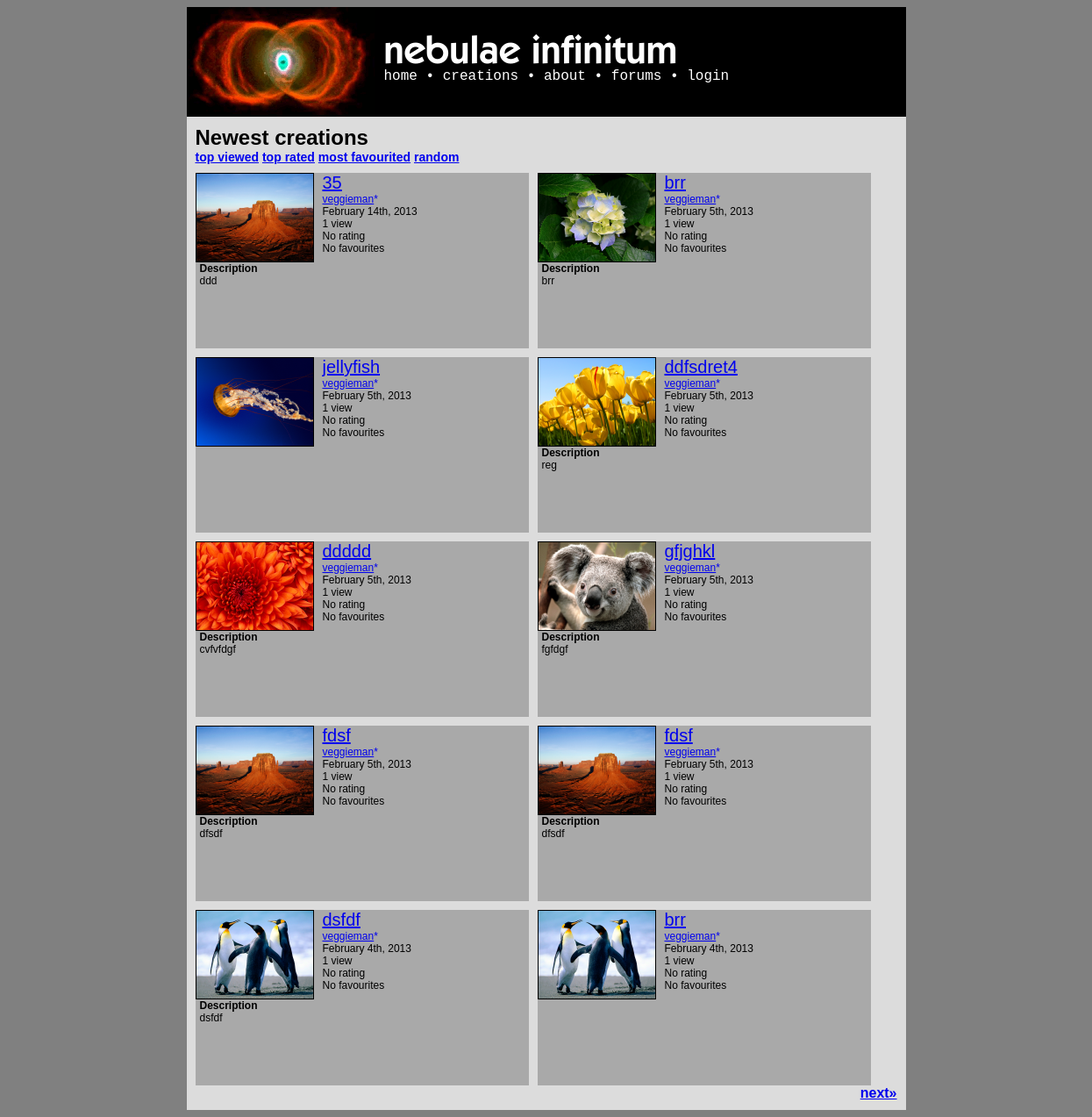
Page /creations.php on the committed database.
### tables this page shows
CREATE TABLE IF NOT EXISTS `creations` (
  `id` int(50) NOT NULL AUTO_INCREMENT,
  `name` varchar(50) NOT NULL,
  `type` enum('writing','flash','scratch','artwork','audio') NOT NULL,
  `ownerid` int(25) NOT NULL,
  `created` timestamp NULL DEFAULT NULL,
  `modified` timestamp NULL DEFAULT CURRENT_TIMESTAMP ON UPDATE CURRENT_TIMESTAMP,
  `hidden` enum('no','censored','flagged','approved','byowner','deleted') NOT NULL DEFAULT 'no',
  `filetype` varchar(7) NOT NULL,
  `filename` varchar(25) NOT NULL,
  `descr` text,
  `advisory` text,
  `views` int(11) NOT NULL DEFAULT '0',
  `favourites` int(11) NOT NULL DEFAULT '0',
  `rating` decimal(2,1) NOT NULL DEFAULT '0.0',
  `license` enum('copyright','cc-0','cc-by','cc-by-nd','cc-by-sa','cc-by-nc','cc-by-nc-nd','cc-by-nc-sa','mit','gpl','bsd') NOT NULL DEFAULT 'copyright',
  PRIMARY KEY (`id`)
);

CREATE TABLE IF NOT EXISTS `users` (
  `id` int(50) NOT NULL AUTO_INCREMENT,
  `username` varchar(25) NOT NULL,
  `registered` timestamp NOT NULL DEFAULT CURRENT_TIMESTAMP,
  `rank` enum('user','mod','admin') NOT NULL DEFAULT 'user',
  `password` varchar(64) NOT NULL,
  `location` varchar(50) DEFAULT NULL,
  `banstatus` enum('unbanned','banned','deleted') NOT NULL DEFAULT 'unbanned',
  `banneduntil` date DEFAULT NULL,
  `bandate` date DEFAULT NULL,
  `icon` varchar(50) DEFAULT NULL,
  `about` text,
  `age` int(3) DEFAULT NULL,
  `gender` varchar(1) DEFAULT NULL,
  `email` varchar(50) NOT NULL,
  `registerip` varchar(20) NOT NULL,
  `banreason` text,
  `sb2player` enum('flash','js') NOT NULL DEFAULT 'flash',
  `notifications` enum('all','noreplies','nocomments','none') NOT NULL DEFAULT 'all',
  PRIMARY KEY (`id`)
);

### config/functions.php (called while the page is built, shortened)
<?php
function bbcode_parse_description($text){
	$bbcode = new BBCode;
	$bbcode->RemoveRule('acronym');
	$bbcode->RemoveRule('color');
	$bbcode->RemoveRule('size');
	$bbcode->RemoveRule('quote');
	$bbcode->RemoveRule('font');
	$bbcode->RemoveRule('wiki');
	$bbcode->RemoveRule('img');
	$bbcode->RemoveRule('rule');
	$bbcode->RemoveRule('br');
	$bbcode->RemoveRule('center');
	$bbcode->RemoveRule('left');
	$bbcode->RemoveRule('right');
	$bbcode->RemoveRule('indent');
	$bbcode->RemoveRule('columns');
	$bbcode->RemoveRule('nextcol');
	$bbcode->RemoveRule('code');
	$bbcode->RemoveRule('list');
	$bbcode->RemoveRule('*');
	return $bbcode->Parse($text);
}
?>

### creations.php (the view, shortened to what this page needs)
<?php
$mode="newest";
if(isset($_GET['page'])) $page=(int)$_GET['page'];
else $page=1;
switch($mode){
	case "newest":
	default:
		$creations=mysql_query("SELECT * FROM creations WHERE hidden='no' OR hidden='approved' ORDER BY created DESC LIMIT ".($page*10-10).",10");
}
require_once("templates/creations_template.php");
function displayCreations($mysql,$cur_user,$admin){
	if(isset($mysql)){
		while($creation=mysql_fetch_array($mysql)){
			$user=mysql_fetch_array(mysql_query("SELECT * FROM users WHERE id=".$creation['ownerid']));
			echo '<div class="creationblock">';
			if(file_exists('data/thumbs/'.$creation['id'].'.png')) echo '<a href="creation.php?id='.$creation['id'].'"><img class="creationblockthumb" src="data/thumbs/'.$creation['id'].'.png"/></a>';
			else echo '<a href="creation.php?id='.$creation['id'].'"><img class="creationblockthumb" src="data/thumbs/default.png"/></a>';
			$creationtitle=strlen(stripslashes($creation['name']))>20?substr(stripslashes($creation['name']),0,20)."&hellip;":stripslashes($creation['name']);
			echo '<div class="creationblockhead"><a href="creation.php?id='.$creation['id'].'" class="creationblocktitle">'.$creationtitle.'</a>';
			echo '<div><a href="user.php?id='.$user['id'].'">'.$user['username'].'</a>';if ($user['rank'] == "admin" || $user['rank'] == "mod") echo '<a href="info/staff.php" style="text-decoration:none;">'.STAFF_SYMBOL.'</a>';echo "</div>";
			echo '<div>'.date("F jS, Y", strtotime($creation['created'])).'</div>';
			switch($creation['views']){
				case 1:
					$views="1 view";
					break;
			}
			echo '<div>'.$views.'</div>';
			$rating=($creation['rating']==0)?"No rating":"Rated ".$creation['rating'];
			echo '<div>'.$rating.'</div>';
			switch($creation['favourites']){
				case 0:
					$favourites="No favourites";
					break;
			}
			echo '<div>'.$favourites.'</div></div>';
			if(isset($creation['descr'])&&trim($creation['descr'])!=""){
				$creationdesc=strlen(stripslashes($creation['descr']))>120?substr(str_replace("<br />\n<br />\n"," ",bbcode_parse_description(stripslashes($creation['descr']))),0,120)."&hellip;":str_replace("<br />\n<br />\n"," ",bbcode_parse_description(stripslashes($creation['descr'])));
				echo '<div class="creationblockdesc"><strong style="display:block">Description</strong>'.$creationdesc.'</div>';
			}
			echo '<div style="clear:both;"></div></div>';
		}
	}
	else echo 'An error occurred. Please try reloading the page or, if the error continues to occur, contact a <a href="info/admin.php">site administrator</a>.';
}
?>

### config/include/nbbc.php (shortened to what this page needs)
<?php
class BBCodeLexer {
var $state;
var $input;
var $ptr;
var $verbatim;
function BBCodeLexer($string, $tagmarker = '[') {
$regex_beginmarkers = Array( '[' => '\[', '<' => '<', '{' => '\{', '(' => '\(' );
$regex_endmarkers = Array( '[' => '\]', '<' => '>', '{' => '\}', '(' => '\)' );
$endmarkers = Array( '[' => ']', '<' => '>', '{' => '}', '(' => ')' );
$e = $regex_endmarkers[$tagmarker];
$b = $regex_beginmarkers[$tagmarker];
$this->pat_main = "/( "
. "{$b}"
. "(?! -- | ' | !-- | {$b}{$b} )"
. "(?: [^\\n\\r{$b}{$e}] | \\\" [^\\\"\\n\\r]* \\\" | \\' [^\\'\\n\\r]* \\' )*"
. "{$e}"
. "| {$b}{$b} (?: [^{$e}\\r\\n] | {$e}[^{$e}\\r\\n] )* {$e}{$e}"
. "| {$b} (?: -- | ' ) (?: [^{$e}\\n\\r]* ) {$e}"
. "| {$b}!-- (?: [^-] | -[^-] | --[^{$e}] )* --{$e}"
. "| -----+"
. "| \\x0D\\x0A | \\x0A\\x0D | \\x0D | \\x0A"
. "| [\\x00-\\x09\\x0B-\\x0C\\x0E-\\x20]+(?=[\\x0D\\x0A{$b}]|-----|$)"
. "| (?<=[\\x0D\\x0A{$e}]|-----|^)[\\x00-\\x09\\x0B-\\x0C\\x0E-\\x20]+"
. " )/Dx";
$this->input = preg_split($this->pat_main, $string, -1, PREG_SPLIT_DELIM_CAPTURE);
$this->ptr = 0;
$this->unget = false;
$this->state = BBCODE_LEXSTATE_TEXT;
$this->verbatim = false;
}
function NextToken() {
while (true) {
if ($this->ptr >= count($this->input)) {
return $this->token = BBCODE_EOI;
}
$this->text = preg_replace("/[\\x00-\\x08\\x0B-\\x0C\\x0E-\\x1F]/", "",
$this->input[$this->ptr++]);
if ($this->verbatim) {
$this->tag = false;
if ($this->state == BBCODE_LEXSTATE_TEXT) {
$this->state = BBCODE_LEXSTATE_TAG;
$token_type = BBCODE_TEXT;
}
else {
$this->state = BBCODE_LEXSTATE_TEXT;
switch (ord(substr($this->text, 0, 1))) {
case 10:
case 13:
$token_type = BBCODE_NL;
break;
default:
$token_type = BBCODE_WS;
break;
case 45:
case 40:
case 60:
case 91:
case 123:
$token_type = BBCODE_TEXT;
break;
}
}
if (strlen($this->text) > 0)
return $this->token = $token_type;
}
else if ($this->state == BBCODE_LEXSTATE_TEXT) {
$this->state = BBCODE_LEXSTATE_TAG;
if (strlen($this->text) > 0)
return $this->token = BBCODE_TEXT;
}
}
}
}
class BBCode {
var $current_class;
var $root_class;
var $allow_ampersand;
var $tag_marker;
var $plain_mode;
var $detect_urls;
var $output_limit;
var $enable_smileys;
var $debug;
function BBCode() {
$this->defaults = new BBCodeLibrary;
$this->enable_smileys = false;
$this->pre_trim = "";
$this->post_trim = "";
$this->root_class = 'block';
$this->tag_marker = '[';
$this->current_class = $this->root_class;
$this->debug = false;
$this->output_limit = 0;
$this->plain_mode = false;
$this->detect_urls = false;
}
function GetDefaultWikiURL() { return '/?page='; }
function GetDefaultLocalImgDir() { return "img"; }
function GetDefaultLocalImgURL() { return "img"; }
function GetDefaultRuleHTML() { return "\n<hr class=\"bbcode_rule\" />\n"; }
function GetDefaultSmileyDir() { return "smileys"; }
function GetDefaultSmileyURL() { return "smileys"; }
function HTMLEncode($string) {
if (!$this->allow_ampersand)
return htmlspecialchars($string);
else return str_replace(Array('<', '>', '"'),
Array('&lt;', '&gt;', '&quot;'), $string);
}
function FixupOutput($string) {
if (!$this->detect_urls) {
$output = $this->Internal_ProcessSmileys($string);
}
return $output;
}
function Internal_ProcessSmileys($string) {
if (!$this->enable_smileys || $this->plain_mode) {
$output = $this->HTMLEncode($string);
}
return $output;
}
function Internal_CollectTextReverse($array, $start = 0, $end = 0) {
for ($start = intval($start); $start >= $end; $start--)
print $array[$start][BBCODE_STACK_TEXT];
$output = ob_get_contents();
return $output;
}
function Internal_GenerateOutput($pos) {
$output = Array();
while (count($this->stack) > $pos) {
$token = array_pop($this->stack);
if ($token[BBCODE_STACK_TOKEN] != BBCODE_TAG) {
$output[] = $token;
}
}
return $output;
}
function Internal_ComputeCurrentClass() {
if (count($this->stack) > 0)
$this->current_class = $this->stack[count($this->stack)-1][BBCODE_STACK_CLASS];
else $this->current_class = $this->root_class;
}
function Parse($string) {
$this->lexer = new BBCodeLexer($string, $this->tag_marker);
$this->lexer->debug = $this->debug;
$old_output_limit = $this->output_limit;
$this->stack = Array();
while (true) {
if (($token_type = $this->lexer->NextToken()) == BBCODE_EOI) {
break;
}
switch ($token_type) {
case BBCODE_TEXT:
$this->stack[] = Array(
BBCODE_STACK_TOKEN => BBCODE_TEXT,
BBCODE_STACK_TEXT => $this->FixupOutput($this->lexer->text),
BBCODE_STACK_TAG => false,
BBCODE_STACK_CLASS => $this->current_class,
);
break;
}
}
$result = $this->Internal_GenerateOutput(0);
$result = $this->Internal_CollectTextReverse($result, count($result) - 1);
$this->output_limit = $old_output_limit;
return $result;
}
}

### rows in the picture
creations: name "35", ownerid.username "veggieman", created "February 14th, 2013", views "1 view", rating "No rating", favourites "No favourites", start "ddd"
creations: shows a picture, name "brr", ownerid.username "veggieman", created "February 5th, 2013", views "1 view", rating "No rating", favourites "No favourites", start "brr"
creations: shows a picture, name "jellyfish", ownerid.username "veggieman", created "February 5th, 2013", views "1 view", rating "No rating", favourites "No favourites"
creations: shows a picture, name "ddfsdret4", ownerid.username "veggieman", created "February 5th, 2013", views "1 view", rating "No rating", favourites "No favourites", start "reg"
creations: shows a picture, name "ddddd", ownerid.username "veggieman", created "February 5th, 2013", views "1 view", rating "No rating", favourites "No favourites", start "cvfvfdgf"
creations: shows a picture, name "gfjghkl", ownerid.username "veggieman", created "February 5th, 2013", views "1 view", rating "No rating", favourites "No favourites", start "fgfdgf"
creations: name "fdsf", ownerid.username "veggieman", created "February 5th, 2013", views "1 view", rating "No rating", favourites "No favourites", start "dfsdf"
creations: name "fdsf", ownerid.username "veggieman", created "February 5th, 2013", views "1 view", rating "No rating", favourites "No favourites", start "dfsdf"
creations: name "dsfdf", ownerid.username "veggieman", created "February 4th, 2013", views "1 view", rating "No rating", favourites "No favourites", start "dsfdf"
creations: name "brr", ownerid.username "veggieman", created "February 4th, 2013", views "1 view", rating "No rating", favourites "No favourites"

### other values in the picture
SITE_NAME "nebulae infinitum"
$typetext "Newest"
